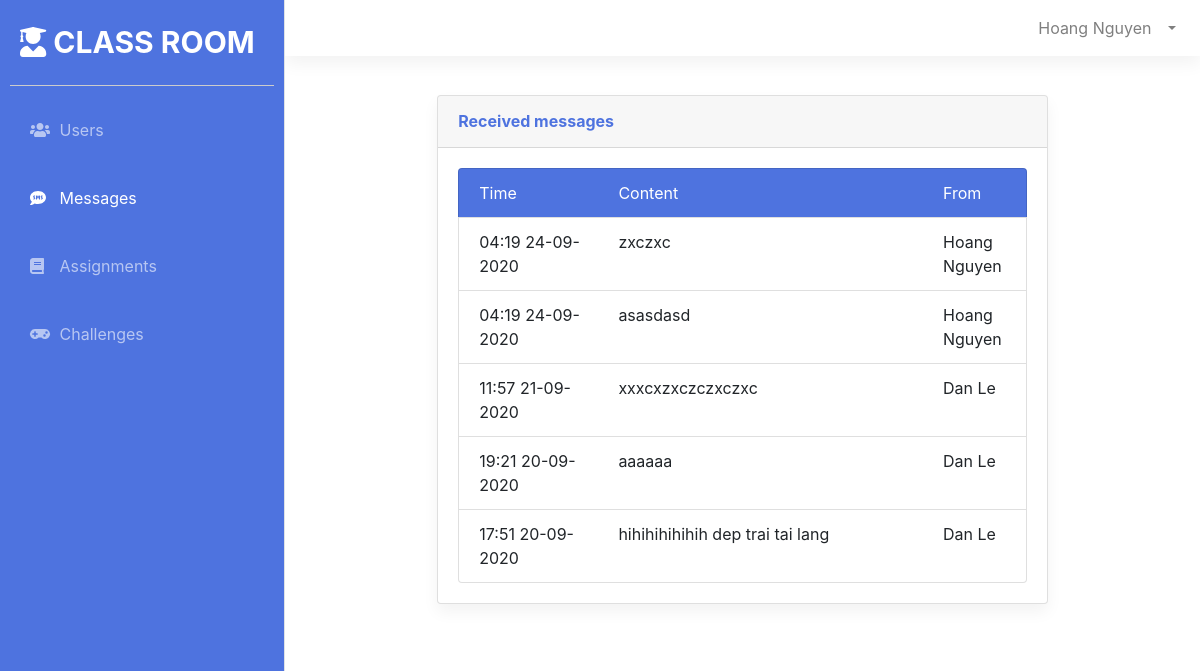
/public/views/Messages.php (signed in), run on an earlier commit of the app's database.
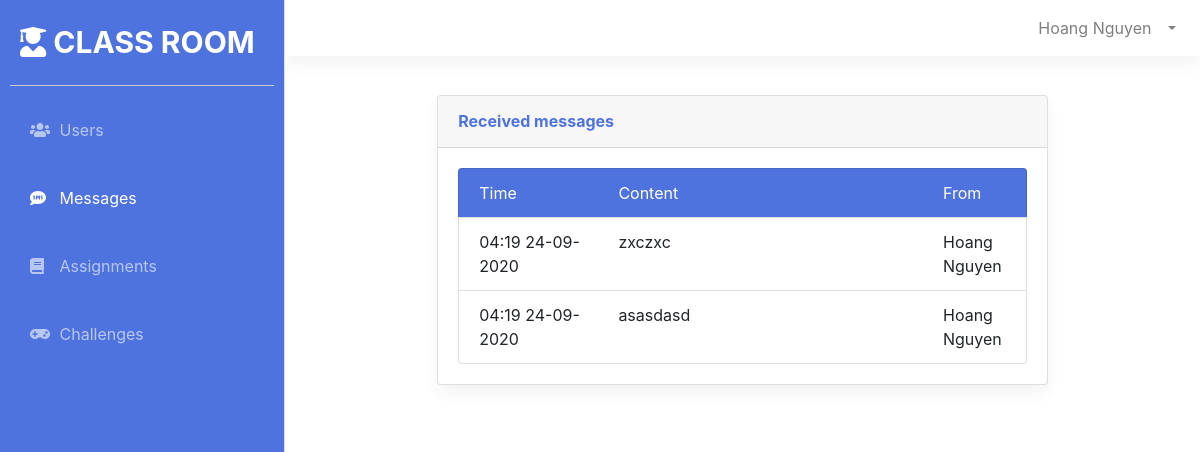
And on a later commit of the database.
### tables this page shows
CREATE TABLE `Messages` (
  `MessageID` int(11) NOT NULL,
  `Content` text NOT NULL,
  `CreateDate` datetime NOT NULL,
  `SendID` int(11) NOT NULL,
  `ReceiveID` int(11) NOT NULL,
  `Seen` tinyint(1) NOT NULL
);

CREATE TABLE `Users` (
  `UserID` int(11) NOT NULL,
  `UserName` text NOT NULL,
  `Password` text NOT NULL,
  `FullName` text NOT NULL,
  `PhoneNumber` text NOT NULL,
  `Email` text NOT NULL,
  `Role` int(11) NOT NULL
);

### admin/dbconnect/dbconnection.php (called while the page is built, shortened)
<?php
class DBConnect {
    function InitConnect() {
        $DB_SERVER='127.0.0.1';
        $DB_USERNAME='root';
        $DB_PASSWORD='cTSChE86a7u8';
        $DB_NAME='StudentManagement';
        $link = mysqli_connect($DB_SERVER, $DB_USERNAME, $DB_PASSWORD, $DB_NAME);
        return $link;
    }
}

### admin/controllers/MessageController.php (called while the page is built, shortened)
<?php
require_once '../../admin/dbconnect/dbconnection.php';
require_once '../../admin/models/Message.php';
class MessageController
{
    private $link;
    function __construct()
    {
        $dbconnect = new DBConnect();
        $this->link = $dbconnect->InitConnect();
    }
    function GetReceiveMessages($receiveid)
    {
        $messageList = [];
        $sql = "SELECT MessageID, Content, CreateDate,Users.FullName, Seen FROM Messages,Users WHERE Messages.SendID = Users.UserID AND Messages.ReceiveID = {$receiveid} ORDER BY CreateDate DESC";
        $rs = $this->link->query($sql);
        if ($rs->num_rows > 0) {
            while ($row = $rs->fetch_assoc()) {
                $mess = new Message();
                $mess->setMessageID($row["MessageID"]);
                $mess->setContent($row["Content"]);
                $mess->setCreateDate(date("H:i  d-m-Y", strtotime($row["CreateDate"])));
                $mess->setSendName($row["FullName"]);
                $mess->setSeen($row["Seen"]);
                array_push($messageList, $mess);
            }
        }
        return $messageList;
    }
}

### admin/models/Message.php (called while the page is built, shortened)
<?php
class Message
{
    private $Content;
    private $CreateDate;
    private $SendName;
    function getSendName()
    {
        return $this->SendName;
    }
    function getContent()
    {
        return $this->Content;
    }
    function getCreateDate()
    {
        return $this->CreateDate;
    }
    function setSendName($SendName): void
    {
        $this->SendName = $SendName;
    }
    function setContent($Content): void
    {
        $this->Content = $Content;
    }
    function setCreateDate($CreateDate): void
    {
        $this->CreateDate = $CreateDate;
    }
}

### public/views/Messages.php (the view, shortened to what this page needs)
<?php
require_once '../../admin/controllers/MessageController.php';
require_once '../../admin/models/Message.php';
$controller = new MessageController();
$messList = $controller->GetReceiveMessages($_SESSION["id"]);
?>
<!DOCTYPE html>
<html lang="en">
<head>
    <link href="../lib/bootstrap/css/bootstrap.min.css" rel="stylesheet" type="text/css">
    <link href="../css/sidebar.css" rel="stylesheet">
</head>
<body>
    <div class="d-flex" id="wrapper">
        <?php include 'commons/Sidebar.php' ?>
        <div id="page-content-wrapper">
            <div id="content-wrapper" class="d-flex flex-column">
                <div id="content">
                    <?php include 'commons/Navtop.php' ?>
                    <div class="container" style="width: 70%; padding: 15px;">
                        <div class="card shadow mb-4">
                            <div class="card-header py-3">
                                <h6 class="m-0 font-weight-bold">Received messages</h6>
                            </div>
                            <div class="card-body">
                                <ul class="list-group">
                                    <li class='list-group-item' style="color: white; background-color: #4e73df">
                                        <div class='row'>
                                            <div class='col-3'>Time</div>
                                            <div class='col-sm-7'>Content</div>
                                            <div class='col-2'>From</div>
                                        </div>
                                    </li>
                                    <?php
                                    if (sizeof($messList) == 0) {
                                        echo "<li class='list-group-item'>
                                                No received message now
                                            </li>";
                                    } else {
                                        foreach ($messList as $mess) {
                                            echo "<li class='list-group-item'>
                                                    <div class='row'>
                                                        <div class='col-3'>{$mess->getCreateDate()}</div>
                                                        <div class='col-sm-7'>{$mess->getContent()}</div>
                                                        <div class='col-2'>{$mess->getSendName()}</div>
                                                    </div>
                                                </li>";
                                        }
                                    }
                                    ?>
                                </ul>
                            </div>
                        </div>
                    </div>
                </div>
            </div>
        </div>
    </div>
</body>
</html>

What changed in the data, as far as the page shows it:
removed messages: CreateDate "11:57 21-09-2020", Content "xxxcxzxczczxczxc", SendID.FullName "Dan Le"
removed messages: CreateDate "19:21 20-09-2020", Content "aaaaaa", SendID.FullName "Dan Le"
removed messages: CreateDate "17:51 20-09-2020", Content "hihihihihihih dep trai tai lang", SendID.FullName "Dan Le"
